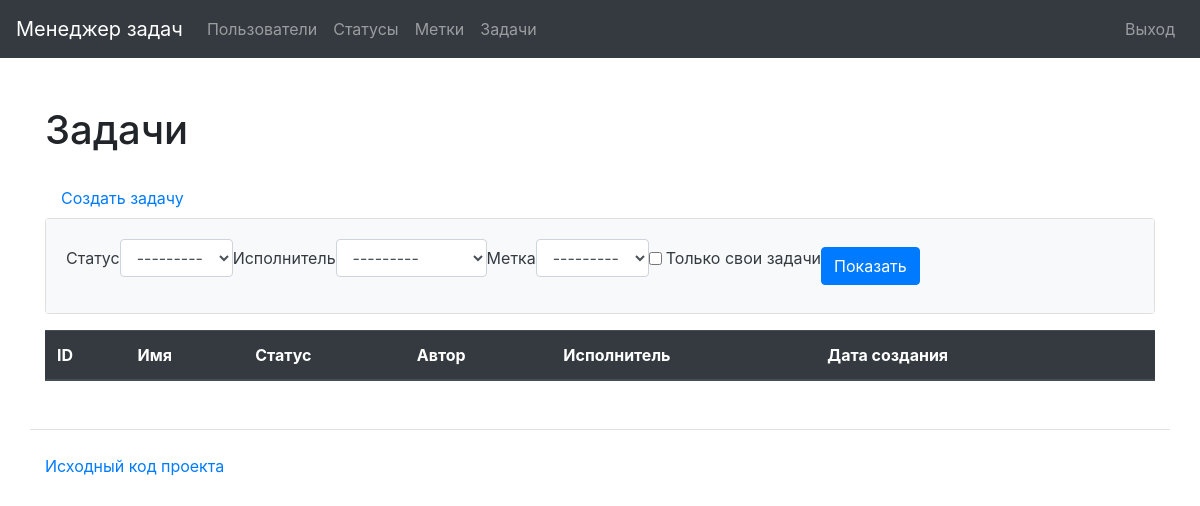
Before: /tasks/ (signed in) with the older database file.
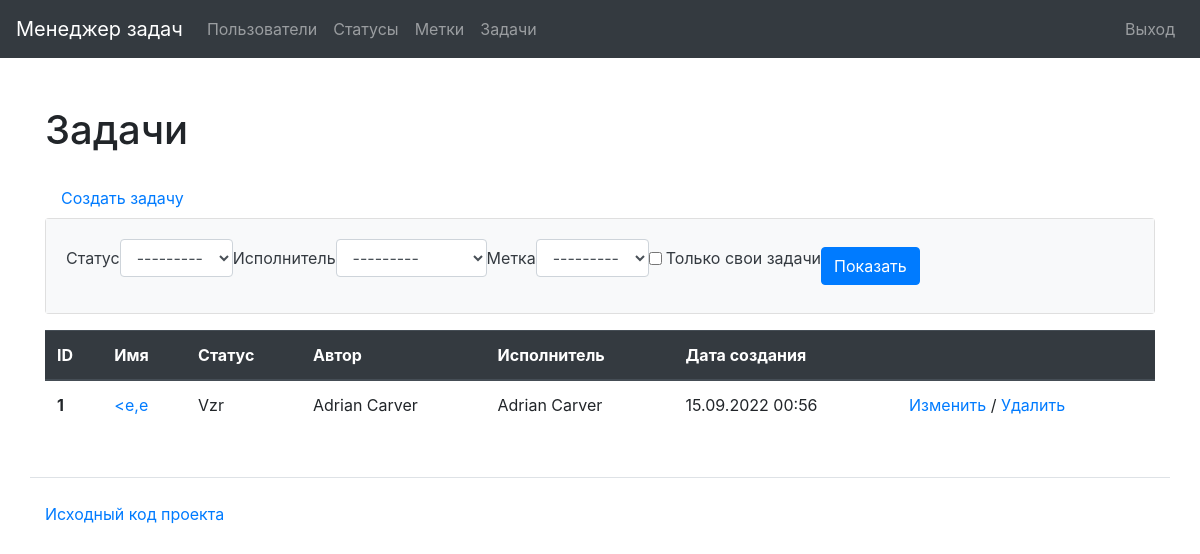
After: the same page with the newer database file.
### task_manager/tasks/models.py (models this page shows, shortened)
class Tasks(models.Model):
    name = models.CharField(max_length=150)
    description = models.TextField(blank=True)
    status = models.ForeignKey(Statuses,
                               on_delete=models.PROTECT,
                               null=True,
                               related_name='task_status')
    author = models.ForeignKey(ApplicationUsers,
                               on_delete=models.PROTECT,
                               null=False,
                               related_name='task_author')
    executor = models.ForeignKey(ApplicationUsers,
                                 null=True,
                                 blank=True,
                                 on_delete=models.PROTECT,
                                 related_name='task_executor')
    created_at = models.DateTimeField(auto_now_add=True)
    labels = models.ManyToManyField(Labels,
                                    related_name='task_label',
                                    blank=True,
                                    through='TaskLabels',
                                    through_fields=('task', 'label'))
    class Meta:
        verbose_name = 'Task'
        verbose_name_plural = 'Tasks'

### task_manager/statuses/models.py (models this page shows)
class Statuses(models.Model):
    name = models.CharField(max_length=100, unique=True)
    created_at = models.DateTimeField(auto_now_add=True)
    def __str__(self):
        return self.name
    class Meta:
        verbose_name = 'Status'
        verbose_name_plural = 'Statuses'

### task_manager/users/models.py (models this page shows)
class ApplicationUsers(AbstractUser):
    def __str__(self):
        return self.get_full_name()
    class Meta:
        verbose_name = 'ApplicationUser'
        verbose_name_plural = 'ApplicationUsers'

### task_manager/tasks/views.py (the view)
# urls.py: path('', ListOfTasks.as_view(), name='list_of_tasks'),
class ListOfTasks(LoginRequiredMixin, CheckSignInMixin,
                  SuccessMessageMixin, FilterView):
    model = Tasks
    template_name = 'tasks/list_of_tasks.html'
    context_object_name = 'list_of_tasks'
    filterset_class = TaskFilter

### task_manager/templates/tasks/list_of_tasks.html (shortened to what this page needs)
{% extends 'index.html' %}
{% load bootstrap4 %}
{% load i18n %}
{% block content %}
<h1 class="my-4">{% trans 'Задачи' %}</h1>
   <a class="nav-link" href="{% url 'create_task' %}">{% trans 'Создать задачу' %}</a>
    <div class="card mb-3">
        <div class="card-body bg-light text-dark">
            <form class="form-inline center my-auto" method="get">
                {% bootstrap_form filter.form field_class="ml-2 mr-2" %}
                <input class="btn btn-primary" type="submit" value={% trans 'Показать' %}>
            </form>
        </div>
    </div>
 <table class="table">
   <thead class="thead-dark">
     <tr>
         <th scope="col">ID</th>
         <th scope="col">{% trans 'Имя' %}</th>
         <th scope="col">{% trans 'Статус' %}</th>
         <th scope="col">{% trans 'Автор' %}</th>
         <th scope="col">{% trans 'Исполнитель' %}</th>
         <th scope="col">{% trans 'Дата создания' %}</th>
         <th scope="col"></th>
     </tr>
   </thead>
     {% for task in list_of_tasks %}
   <tbody>
     <tr>
         <th scope="row">{{ task.id }}</th>
         <td><a class="text-decoration-none" href="{% url 'view_task' task.id %}">{{ task.name }}</a></td>
         <td>{{ task.status }}</td>
         <td>{{ task.author }}</td>
         <td>{{ task.executor }}</td>
         <td>{{ task.created_at|date:"d.m.Y H:i" }}</td>
         <td>
             <a class="text-decoration-none" href="{% url 'update_task' task.id %}">{% trans 'Изменить' %}</a>
             <a>/</a>
             <a class="text-decoration-none" href="{% url 'delete_task' task.id %}">{% trans 'Удалить' %}</a>
         </td>
     </tr>
   </tbody>
     {% endfor %}
 </table>
{% endblock %}

### task_manager/templates/index.html (shortened to what this page needs)
{{ '<' }}{{'!doctype html>'}}
{% load bootstrap4 %}
{% bootstrap_css %}
{% load i18n %}
<html lang="ru">
   <head>
   </head>
   <body>
      <nav class="navbar navbar-expand-md navbar-dark bg-dark mb-4">
         <a class="navbar-brand" href="{% url 'main' %}">{%  trans "Менеджер задач" %}</a>
         <div class="collapse navbar-collapse" id="navbarCollapse">
            <ul class="navbar-nav mr-auto">
              {% if not user.is_authenticated %}
               <li class="nav-item">
                  <a class="nav-link p-2" href="{% url 'list_of_users' %}">{% trans "Пользователи" %}</a>
               </li>
               {% else %}
               <li class="nav-item">
                  <a class="nav-link p-2" href="{% url 'list_of_users' %}">{% trans "Пользователи" %}</a>
               </li>
               <li class="nav-item">
                  <a class="nav-link p-2" href="{% url 'list_of_statuses' %}">{% trans "Статусы" %}</a>
               </li>
               <li class="nav-item">
                  <a class="nav-link p-2" href="{% url 'list_of_labels' %}">{% trans "Метки" %}</a>
               </li>
               <li class="nav-item">
                  <a class="nav-link p-2" href="{% url 'list_of_tasks' %}">{% trans "Задачи" %}</a>
               </li>
                {% endif %}
            </ul>
         <div class="mt-2 mt-md-0">
            <ul class="navbar-nav mr-auto">
              {% if not user.is_authenticated %}
               <li class="nav-item">
                  <a class="nav-link p-2" href="{% url 'sign_in' %}">{% trans "Вход" %}</a>
               </li>
               <li class="nav-item">
                  <a class="nav-link p-2" href="{% url 'sign_up' %}">{% trans "Регистрация" %}</a>
               </li>
               {% else %}
               <form action="/logout/" method="post">
                    <input type="submit" class="btn nav-link" value="{% translate 'Выход' %}">
                </form>
                {% endif %}
            </ul>
         </div>
         </div>
      </nav>
      <div class="container wrapper flex-grow-1 mt-5">
        {% block content %}
        {% endblock %}
      </div>
      <footer>
      <div class="container my-5 pt-4 border-top">
        <a target="_blank" href="https://github.com/AdrianusWest/python-project-lvl4">{% translate 'Исходный код проекта' %}</a>
      </div>
    </footer>
   </body>
</html>

Changed rows visible on the page:
added Tasks: id "1", name "<e,e", status "Vzr", author "Adrian Carver", executor "Adrian Carver", created_at "15.09.2022 00:56"
